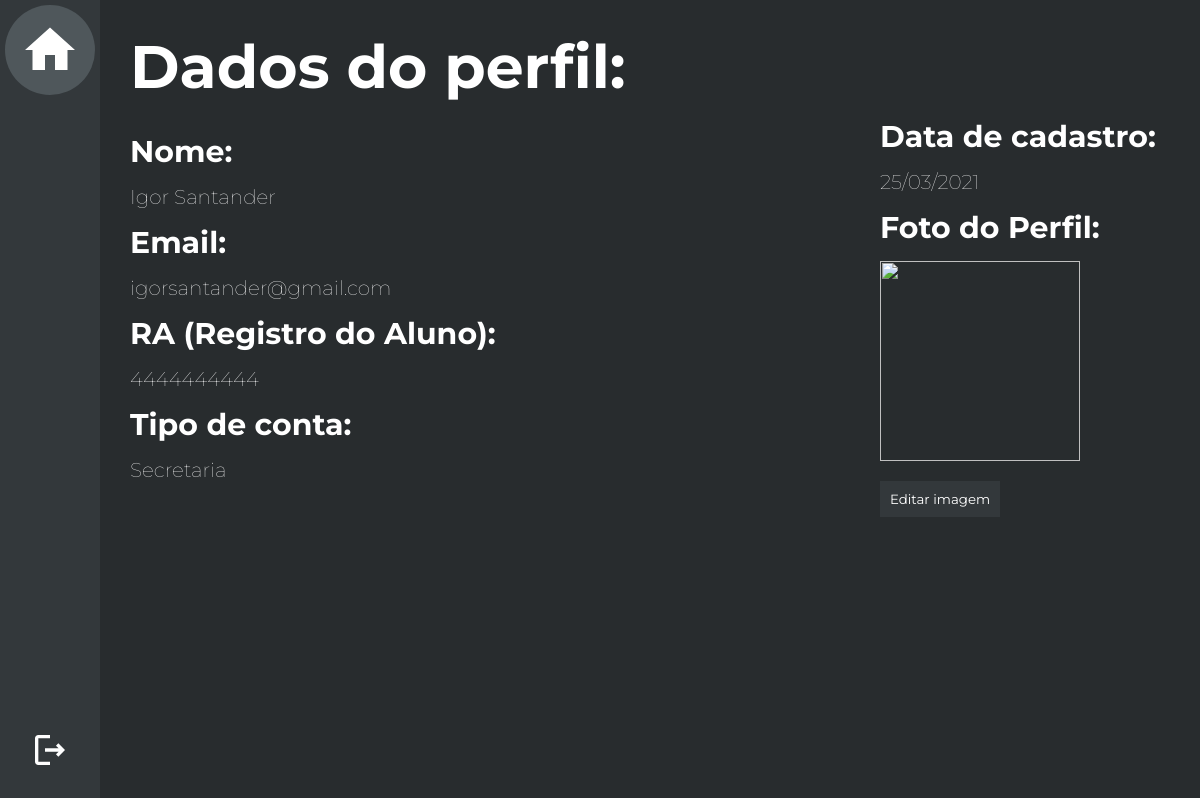
Screenshot of /Dados do perfil/dadosPerfil.php?id=16 (signed in) with the database file from the repository.
### tables this page shows
CREATE TABLE `usuario` (
  `cod_usuario` smallint(4) NOT NULL,
  `nome` varchar(50) NOT NULL,
  `senha` varchar(32) NOT NULL,
  `cpf` varchar(50) NOT NULL DEFAULT '',
  `email` varchar(50) NOT NULL,
  `matricula` varchar(50) NOT NULL DEFAULT '',
  `tipo` int(11) NOT NULL DEFAULT 0,
  `curso` int(11) NOT NULL,
  `datacadastro` date DEFAULT NULL,
  `diretorio_imagem` varchar(70) NOT NULL
);

CREATE TABLE `tipousuario` (
  `cod_tipo` int(11) NOT NULL,
  `tipo` varchar(30) NOT NULL
);

### Dados do perfil/dadosPerfil.php (the view, shortened to what this page needs)
<?php
    include("../conexao.php");
    $id_usuario = intval($_GET['id']);
    $sql_code = "SELECT * FROM usuario WHERE cod_usuario = '$id_usuario'";
    $sql_query = $mysqli->query($sql_code) or die($mysqli->error);
    $dado = $sql_query->fetch_assoc();
    $sql_code = "SELECT nome FROM cursos WHERE cod_cursos = '$dado[curso]'";
    $sql_query = $mysqli->query($sql_code) or die($mysqli->error);
    $linha = $sql_query->fetch_assoc();
    $sql_code = "SELECT tipo FROM tipousuario WHERE cod_tipo = '$dado[tipo]'";
    $sql_query = $mysqli->query($sql_code) or die($mysqli->error);
    $linha2 = $sql_query->fetch_assoc();
?>
<html>
    <head>
        <link rel="stylesheet" type="text/css" href="style-dados-pf.css"/>
    </head>
    <body>
        <aside>
            <div class="menu">
                <div class="menu-box home" id="home"><a href="javascript:history.back()">
                    <div class="home-img"> <img src="../Imagens/home-white-18dp.svg" height="60px"/> </div>
                </a></div>
                <div class="menu-box" id="logout"><a href="../logout.php">
                    <img src="../Imagens/logout-white-18dp.svg" height="40px"/>
                </a></div>
            </div>
        </aside>
        <main>
            <div class="principal">
                <div class="filler"></div>
                <div class="container">
                    <h1>Dados do perfil:</h1>
                    <div class="info-box">
                        <h2>Nome:</h2>
                        <p><?php echo $dado['nome'] ?></p>
                    </div>
                    <div class="info-box">
                        <h2>Email:</h2>
                        <p><?php echo $dado['email'] ?></p>
                    </div>
                    <div class="info-box">
                        <h2>RA (Registro do Aluno): </h2>
                        <p><?php echo $dado['matricula'] ?></p>
                    </div>
                    <div class="info-box">
                         <h2><?php if($dado['tipo']==2){echo 'Curso:'; }else{echo 'Tipo de conta:';} ?></h2>
                         <p><?php if($dado['tipo']!=2){echo $linha2['tipo'];} else{echo $linha['nome'];}?></p>
                    </div>
                </div>
                <div class="container2">
                    <div class="filler2"></div>
                    <div class="info-box">
                        <h2>Data de cadastro: </h2>
                        <p><?php
                                $data = explode("-", $dado['datacadastro']);
                                echo "$data[2]/$data[1]/$data[0]";
                            ?></p>
                    </div>
                    <div class="info-box">
                        <h2>Foto do Perfil:</h2>
                        <?php echo"<img class='profile-box-img' src='../Imagens/Upload/$dado[diretorio_imagem]'>"; ?> </br>
                        <button class="btnImg"> Editar imagem </button>
                    </div>
                </div>
            </div>
        </main>
    </body>
</html>

### Dados do perfil/style-dados-pf.css (style rules this page uses)
* { font-family: 'Montserrat', sans-serif; box-sizing:border-box; margin: 0; padding: 0; color:white; text-decoration: none; }
main { display: flex }
body { background-color: #282C2E; }
.menu { position: fixed; display: flex; flex-direction: column; align-items: center; justify-content: space-between; width: 100px; height: 100%; background-color: #33383B; }
.menu-box { font-weight: bold; display: flex; justify-content: center; align-items: center; width: 100%; height: 100px; padding: 30px; cursor: pointer; transition: all linear 0.3s; }
.home-img { display: flex; align-items: center; justify-content: center; background-color: #4F575B; height: 90px; width: 90px; border-radius: 45px; cursor: pointer; }
.principal { height: 100vh; flex: 1; display: flex; align-items: center; background-color: #282C2E; }
.filler { width: 100px; height: 100%; }
.container { display: flex; flex-direction: column; padding:30px; height:100%; width: 750px; }
.container h1 { font-size: 60px; margin-bottom: 15px; }
.container h2, .container2 h2 { font-size: 30px; margin-bottom: 15px; margin-top: 15px; }
.info-box p { font-size: 20px; font-weight: lighter; }
.container2 { display: flex; flex-direction: column; padding:30px; height:100vh; flex: 1; }
.filler2 { height: 73.3px; width: 100px; }
.info-box img { height: 200px; }
button { border-style: none; background-color:#33383B; padding: 10px; margin-top: 20px; cursor: pointer; }

### rows the page displays
usuario: nome "Igor Santander", email "igorsantander@gmail.com", matricula "4444444444", datacadastro "25", datacadastro "03", datacadastro "2021"
tipousuario: tipo "Secretaria"
